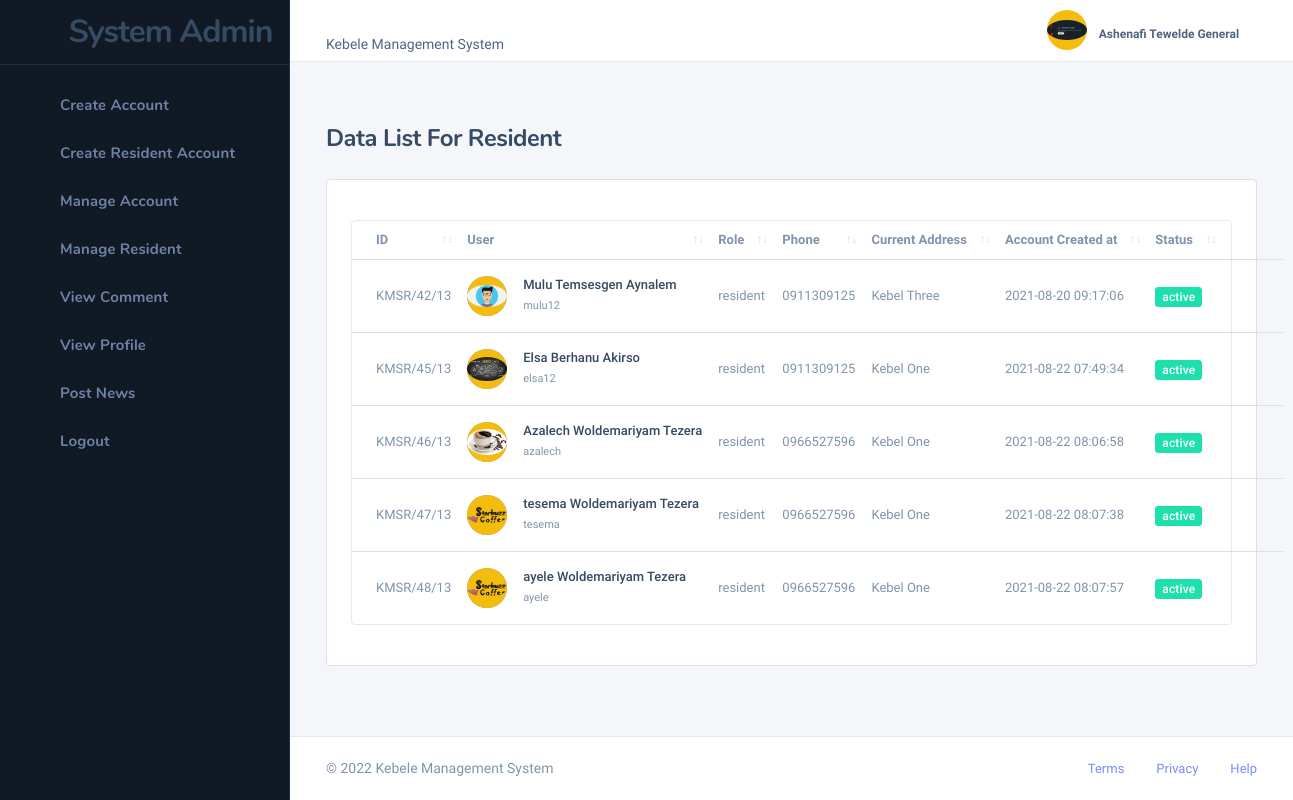
The page /systemadministrator/manage_account_for_resident.php (signed in) on the database its author committed.
### tables this page shows
CREATE TABLE `user` (
  `id` int(11) NOT NULL,
  `custom_id` varchar(200) NOT NULL,
  `fullName` varchar(140) NOT NULL,
  `phoneNumber` varchar(30) NOT NULL,
  `age` int(11) NOT NULL,
  `nationality` varchar(99) NOT NULL,
  `woreda` varchar(99) NOT NULL,
  `kebele` varchar(99) NOT NULL,
  `role` varchar(99) NOT NULL,
  `jobLocation` varchar(100) NOT NULL,
  `userPhoto` varchar(200) NOT NULL,
  `username` varchar(50) NOT NULL,
  `password` varchar(50) NOT NULL,
  `date` datetime NOT NULL DEFAULT current_timestamp(),
  `status` varchar(50) NOT NULL DEFAULT 'active'
);

### systemadministrator/manage_account_for_resident.php (the view, shortened to what this page needs)
<!DOCTYPE html>
<html lang="zxx" class="js">
<?php include '../database/database.php' ?>
<body class="nk-body bg-lighter npc-general has-sidebar ">
    <div class="nk-app-root">
        <div class="nk-main ">
            <?php include './include/sidebar.php' ?>
            <div class="nk-wrap ">
                <?php include './include/navbar.php' ?>
                <div class="nk-content ">
                    <div class="container-fluid">
                        <div class="nk-content-inner">
                            <div class="nk-content-body">
                                <div class="nk-block-head nk-block-head-sm">
                                </div>
                                <div class="nk-block nk-block-lg">
                                    <div class="nk-block-head">
                                        <div class="nk-block-head-content">
                                            <h4 class="nk-block-title">Data List For Resident</h4>
                                        </div>
                                    </div>
                                    <div class="card card-preview">
                                        <div class="card-inner">
                                            <div id="DataTables_Table_1_wrapper"
                                                class="dataTables_wrapper dt-bootstrap4 no-footer">
                                                <div class="datatable-wrap my-3">
                                                    <table
                                                        class="datatable-init nowrap nk-tb-list nk-tb-ulist dataTable no-footer"
                                                        data-auto-responsive="false" id="DataTables_Table_1" role="grid"
                                                        aria-describedby="DataTables_Table_1_info">
                                                        <thead>
                                                            <tr class="nk-tb-item nk-tb-head" role="row">
                                                                <th class="nk-tb-col sorting" tabindex="0"
                                                                    aria-controls="DataTables_Table_1" rowspan="1"
                                                                    colspan="1"
                                                                    aria-label="User: activate to sort column ascending">
                                                                    <span class="sub-text">ID</span>
                                                                </th>
                                                                <th class="nk-tb-col sorting" tabindex="0"
                                                                    aria-controls="DataTables_Table_1" rowspan="1"
                                                                    colspan="1"
                                                                    aria-label="User: activate to sort column ascending">
                                                                    <span class="sub-text">User</span>
                                                                </th>
                                                                <th class="nk-tb-col tb-col-mb sorting" tabindex="0"
                                                                    aria-controls="DataTables_Table_1" rowspan="1"
                                                                    colspan="1"
                                                                    aria-label="Role: activate to sort column ascending">
                                                                    <span class="sub-text">Role</span>
                                                                </th>
                                                                <th class="nk-tb-col tb-col-md sorting" tabindex="0"
                                                                    aria-controls="DataTables_Table_1" rowspan="1"
                                                                    colspan="1"
                                                                    aria-label="Phone: activate to sort column ascending">
                                                                    <span class="sub-text">Phone</span>
                                                                </th>
                                                                <th class="nk-tb-col tb-col-lg sorting" tabindex="0"
                                                                    aria-controls="DataTables_Table_1" rowspan="1"
                                                                    colspan="1"
                                                                    aria-label="Job Location: activate to sort column ascending">
                                                                    <span class="sub-text">Current Address</span>
                                                                </th>
                                                                <th class="nk-tb-col tb-col-lg sorting" tabindex="0"
                                                                    aria-controls="DataTables_Table_1" rowspan="1"
                                                                    colspan="1"
                                                                    aria-label="Job Start: activate to sort column ascending">
                                                                    <span class="sub-text">Account Created at </span>
                                                                </th>
                                                                <th class="nk-tb-col tb-col-md sorting" tabindex="0"
                                                                    aria-controls="DataTables_Table_1" rowspan="1"
                                                                    colspan="1"
                                                                    aria-label="Status: activate to sort column ascending">
                                                                    <span class="sub-text">Status</span>
                                                                </th>
                                                                <th class="nk-tb-col nk-tb-col-tools text-right sorting"
                                                                    tabindex="0" aria-controls="DataTables_Table_1"
                                                                    rowspan="1" colspan="1" aria-label="
                                                            : activate to sort column ascending">
                                                                </th>
                                                            </tr>
                                                        </thead>
                                                        <tbody>
                                                            <?php
                                                            $sql = mysqli_query($conn, "SELECT CONCAT(`custom_id`,`id`) as `customId`,`id`, `custom_id`, `fullName`, `phoneNumber`, `age`, `nationality`, `woreda`, `kebele`, `role`, `jobLocation`, `userPhoto`, `username`, `password`, `date`, `status` FROM `user` WHERE `role` = 'resident'");
                                                            while ($row = mysqli_fetch_assoc($sql)) {
                                                                $customId = $row['customId'];
                                                                $fullName = $row['fullName'];
                                                                $username = $row['username'];
                                                                $phoneNumber = $row['phoneNumber'];
                                                                $userPhoto = $row['userPhoto'];
                                                                $date = $row['date'];
                                                                $role = $row['role'];
                                                                $jobLocation = $row['jobLocation'];
                                                                $status = $row['status'];
                                                                if ($status == 'active') {
                                                                    $statCls = 'badge badge-success';
                                                                } else {
                                                                    $statCls = 'badge badge-danger';
                                                                }
                                                            ?>
                                                            <tr class="nk-tb-item even">
                                                                <td class="nk-tb-col tb-col-mb" data-order="35040.34">
                                                                    <span
                                                                        class="tb-role"><?php echo htmlspecialchars($customId) . '/13' ?></span>
                                                                </td>
                                                                <td class="nk-tb-col">
                                                                    <div class="user-card">
                                                                        <div
                                                                            class="user-avatar bg-dim-primary d-none d-sm-flex">
                                                                            <div
                                                                                class="user-avatar user-avatar-sm bg-warning">
                                                                                <img src="./images/<?php echo $userPhoto ?>"
                                                                                    alt="">
                                                                            </div>
                                                                        </div>
                                                                        <div class="user-info">
                                                                            <span class="tb-lead">
                                                                                <?php echo htmlspecialchars($fullName) ?></span>
                                                                            <span><?php echo htmlspecialchars($username) ?></span>
                                                                        </div>
                                                                    </div>
                                                                </td>
                                                                <td class="nk-tb-col tb-col-mb" data-order="35040.34">
                                                                    <span
                                                                        class="tb-role"><?php echo htmlspecialchars($role) ?></span>
                                                                </td>
                                                                <td class="nk-tb-col tb-col-md">
                                                                    <span><?php echo htmlspecialchars($phoneNumber) ?></span>
                                                                </td>
                                                                <td class="nk-tb-col tb-col-lg">
                                                                    <span><?php echo htmlspecialchars($jobLocation) ?></span>
                                                                </td>
                                                                <td class=" nk-tb-col tb-col-lg">
                                                                    <span><?php echo $date ?></span>
                                                                </td>
                                                                <td class="nk-tb-col tb-col-md">
                                                                    <span class="tb-status <?php echo $statCls ?>">
                                                                        <span><?php echo htmlspecialchars($status) ?></span></span>
                                                                </td>
                                                                <td class="nk-tb-col nk-tb-col-tools">
                                                                    <ul class="nk-tb-actions gx-1">
                                                                        <li>
                                                                            <div class="drodown">
                                                                                <a href="#"
                                                                                    class="dropdown-toggle btn btn-icon btn-trigger"
                                                                                    data-toggle="dropdown"><em
                                                                                        class="icon ni ni-more-h"></em></a>
                                                                            </div>
                                                                        </li>
                                                                    </ul>
                                                                </td>
                                                            </tr>
                                                            <?php
                                                            }
                                                            ?>
                                                        </tbody>
                                                    </table>
                                                </div>
                                            </div>
                                        </div>
                                    </div>
                                </div>
                            </div>
                        </div>
                    </div>
                </div>
            </div>
        </div>
    </div>
</body>
</html>

### rows shown on the page
user: customId "KMSR/42", userPhoto (picture), fullName "Mulu Temsesgen Aynalem", username "mulu12", role "resident", phoneNumber "0911309125", jobLocation "Kebel Three", date "2021-08-20 09:17:06", status "active"
user: customId "KMSR/45", userPhoto (picture), fullName "Elsa Berhanu Akirso", username "elsa12", role "resident", phoneNumber "0911309125", jobLocation "Kebel One", date "2021-08-22 07:49:34", status "active"
user: customId "KMSR/46", userPhoto (picture), fullName "Azalech Woldemariyam Tezera", username "azalech", role "resident", phoneNumber "0966527596", jobLocation "Kebel One", date "2021-08-22 08:06:58", status "active"
user: customId "KMSR/47", userPhoto (picture), fullName "tesema Woldemariyam Tezera", username "tesema", role "resident", phoneNumber "0966527596", jobLocation "Kebel One", date "2021-08-22 08:07:38", status "active"
user: customId "KMSR/48", userPhoto (picture), fullName "ayele Woldemariyam Tezera", username "ayele", role "resident", phoneNumber "0966527596", jobLocation "Kebel One", date "2021-08-22 08:07:57", status "active"

### other values the page prints
$_SESSION['fullName'] "Ashenafi Tewelde General"
